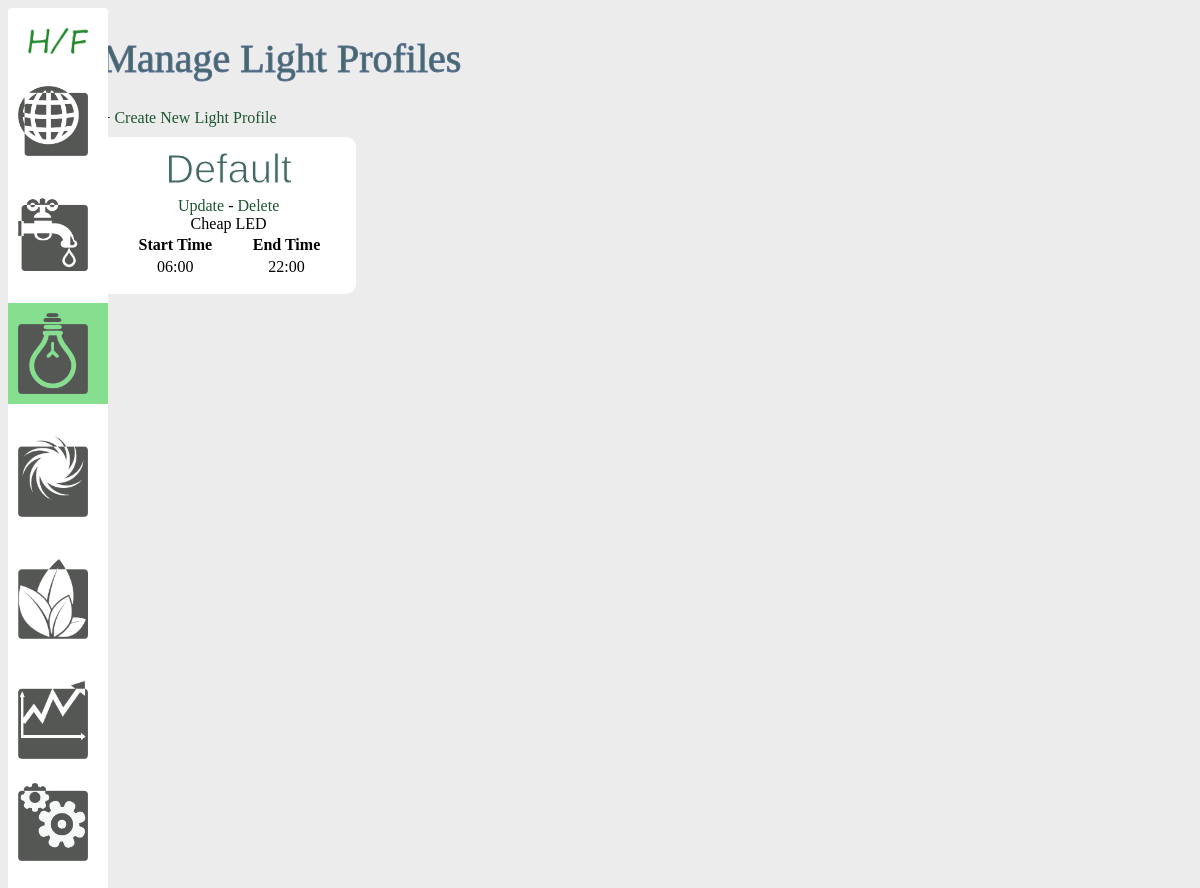
/light, run on an earlier commit of the app's database.
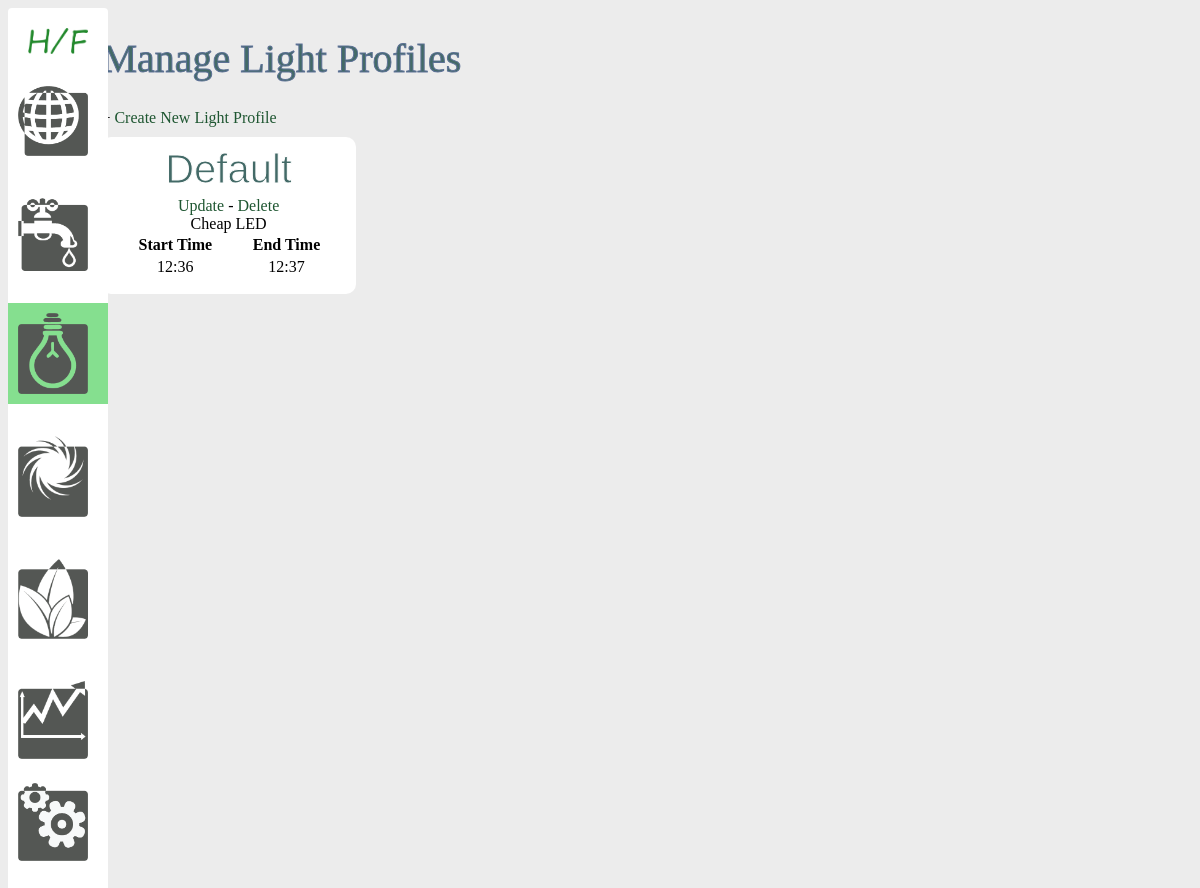
And on a later commit of the database.
### models.py (models this page shows, shortened)
class Light(db.Model):
    id = db.Column(db.Integer, primary_key=True)
    name = db.Column(db.String(50), nullable=False)
    model = db.Column(db.String(50))
    start_time = db.Column(db.String(10))
    end_time = db.Column(db.String(10))
    enviros = db.relationship('Enviro', backref='light', lazy=True)

### views.py (the view)
@app.route('/light')
def list_light_profiles():
    lights = Light.query.all()
    return render_template('light/index_light.html', lights=lights)

### templates/light/index_light.html
{% extends 'layout.html' %}
{% block body %}
    <h1>Manage Light Profiles</h1>
    + <a href="/add_light">Create New Light Profile</a>
    <br />
    <div class = "container">
        {% for light in lights %}
            <div class = "light">
                <h2>{{ light.name }}</h2>
                <a href="/update_light/{{light.id}}">Update</a>
                -
                <a href="/delete_light/{{light.id}}">Delete</a>
                <br />
                {{ light.model }}
                <table width = "100%">
                    <tr>
                        <th>Start Time</th>
                        <th>End Time</th>
                    </tr>
                    <tr>
                        <td>{{ light.start_time }}</td>
                        <td>{{ light.end_time }}</td>
                    </tr>
                </table>
            </div>
        {% endfor %}
    </div>
{% endblock %}

### templates/layout.html (shortened to what this page needs)
<!DOCTYPE html>
<html lang="en">
<head>
    <link rel = "stylesheet" href = "{{ url_for('static', filename='css/main.css') }}">
</head>
<body>
    <div class = "left-col">
        <a href="/">
            <img width="60px" src = "{{ url_for('static', filename='img/hf-icon.png') }}">
        </a>
        <br /><br />
        <a id = "nav_link" {% if enviros %} class = "active" {% endif %} href="/enviro">
            <img class="nav_link" src = "{{ url_for('static', filename='img/environment1.png') }}">
        </a>
        <br /><br />
        <a id = "nav_link" {% if waters %} class = "active" {% endif %} href="/water">
            <img class="nav_link"  src = "{{ url_for('static', filename='img/water1.png') }}">
        </a>
        <br /><br />
        <a id = "nav_link" {% if lights %} class = "active" {% endif %} href="/light">
            <img class="nav_link"  src = "{{ url_for('static', filename='img/light1.png') }}">
        </a>
        <br /><br />
        <a id = "nav_link" {% if airs %} class = "active" {% endif %} href="/air">
            <img class="nav_link"  src = "{{ url_for('static', filename='img/air1.png') }}">
        </a>
        <br /><br />
        <a id = "nav_link" {% if plants %} class = "active" {% endif %} href="/plant">
            <img class="nav_link"  src = "{{ url_for('static', filename='img/plant1.png') }}">
        </a>
        <br /><br />
        <a id = "nav_link" href="#">
            <img class="nav_link"  src = "{{ url_for('static', filename='img/analytics1.png') }}">
        </a>
        <a id = "nav_link" href="/pins">
            <img class="nav_link"  src = "{{ url_for('static', filename='img/settings.png') }}">
        </a>
    </div>
    <div class="content">
        {% block body %}
        {% endblock %}
    </div>
</body>
</html>

### static/css/main.css (style rules this page uses)
body { background: rgb(236,236,236); }
a { text-decoration: none; color: #1E5631; }
h1 { font-weight: normal; font-size: 2.5em; color: #436a67; -webkit-text-stroke-width: 1px; -webkit-text-stroke-color: rgb(92, 112, 149); }
.left-col { float:left; clear:none; position:absolute; background: rgb(255,255,255); background: rgb(255,255,255); padding:20px; border-radius: 4px; width:60px; }
.content { width: 90%; float:right; margin-right:25px; }
.container { display:grid; grid-template-columns: 1fr 1fr 1fr 1fr; gap: 1em; }
.water, .plant, .light, .air, .pin { background-color: #fff; text-align: center; border-radius: 10px; height: max-content; margin-top:10px; padding: 5px 15px 15px 15px; }
a.active { background-color:#85df8f; width:100px; display:inline-block; margin-left:-20px; }
a#nav_link { width:80px; display:inline-block; margin-left:-20px; padding:10px; }
a.active > img { float:left }
.nav_link { width:70px; }
h2 { text-align: center; margin:5px; font-weight:normal; font-size: 2.5em; font-family:arial; color: #436a67; -webkit-text-stroke-width: 1px; -webkit-text-stroke-color: #fff; }

What changed in the data, as far as the page shows it:
changed Light "Default": start_time "06:00" → "12:36"; end_time "22:00" → "12:37"
